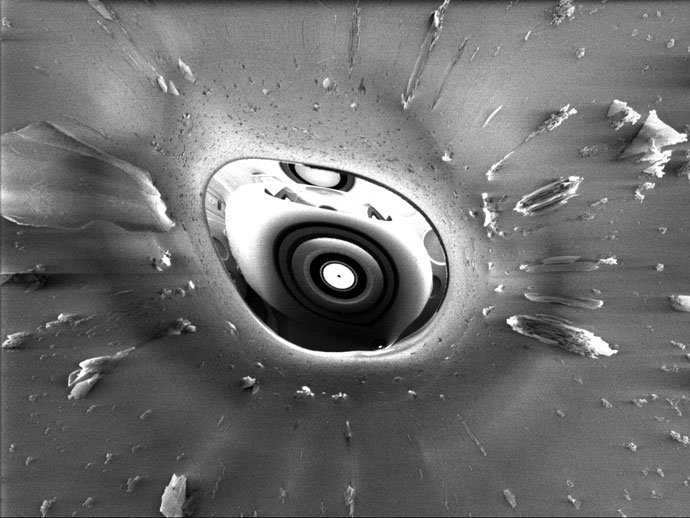
%> input picture test.jpg, 690 x 518 px
$ octave testscript.m   (GNU Octave 9; MATLAB toolbox functions it lacks are replaced by stand-ins)
%> lines starting %> are read from the running program, lines starting %| are printed output that depends on the picture
### FastCentroid.m
function [Cx,Cy]=FastCentroid(X,blocksize)
%Calculate the centroids for each pixel in an image, scaling as
%O(blocksize*length(X)).
[rows,cols]=size(X);
    if mod(blocksize,2)~=0 && rows == cols
        Cx=zeros(rows,cols);
        Cy=Cx;
        pad_size=floor((blocksize-1)/2);
        Xpadded=padarray(X,[pad_size pad_size]);
        x=linspace(-blocksize/2,blocksize/2,blocksize);

        for i=1:cols;
            Cx(1:rows,i)=Xpadded((pad_size+1):(rows+pad_size),i:(i+blocksize-1))*x';
            Cy(i,1:rows)=x*Xpadded(i:(i+blocksize-1),(pad_size+1):(rows+pad_size));
        end
        %Normalize and set areas without a centroid to zero to avoid NaN's.
        N=sqrt(Cx.^2+Cy.^2);
        zero=(N==0);
        nonzero=not(zero);
        Cx(nonzero)=Cx(nonzero)./N(nonzero);
        Cy(nonzero)=Cy(nonzero)./N(nonzero);
        Cx(zero)=1;
        Cy(zero)=0;

    else
        disp('Block size is not odd or X is not square!')
        Cx=[];
        Cy=[];
    end
end

### circularmask.m
function mask=circularmask(masksize)
%Returns a circular mask with edge <size>
    R=(masksize(1)-1)/2;
    [i,j] = meshgrid(1:masksize(1));
    mask = sqrt((i-R-1).^2+(j-R-1).^2)<R;
end

### testscript.m
%PARAMETERS
imgname='test.jpg';
ref_i=120;
ref_j=227;
%ref_i=274;
%ref_j=323;
blocksize=31;
subplots=0;
treshold=0;

close all
img=imread(imgname);
%> img is the input picture: size 518x690x3 uint8; min 0, max 255, mean 111.5
img=rgb2gray(img);
%> img: size 518x690 uint8
img=single(img);
%> img: size 518x690 single
img=img/max(max(img));
[rows,cols]=size(img);
%> rows = 518; cols = 690
newsize=min(rows,cols);
%> newsize = 518
newsize=newsize-1*(mod(newsize+1,2));
%> newsize = 517
img=img(1:newsize,1:newsize);
%> img: size 517x517 single
padding=(blocksize-1)/2;
ref=img((ref_i-padding):(ref_i+padding),(ref_j-padding):(ref_j+padding));
mask=circularmask(blocksize);
disp('Calculating centroids...')
tic
[Cx,Cy]=FastCentroid(img,blocksize);
%> in FastCentroid, `Xpadded=padarray(X,[pad_size pad_size]);`:
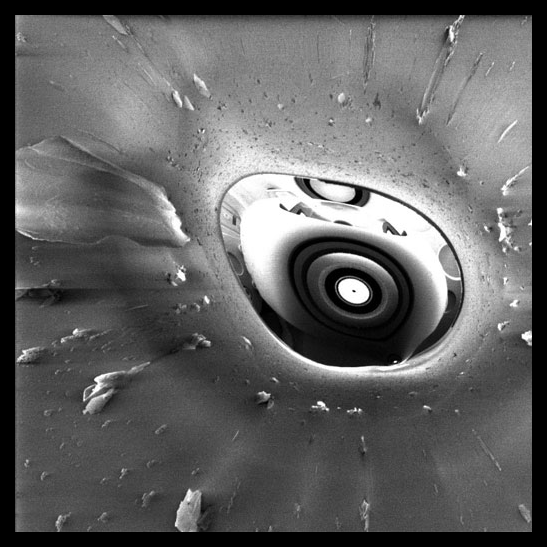
%> Xpadded: size 547x547 single; min 0, max 1, mean 0.387
%> after the loop in FastCentroid, `for i=1:cols;`:
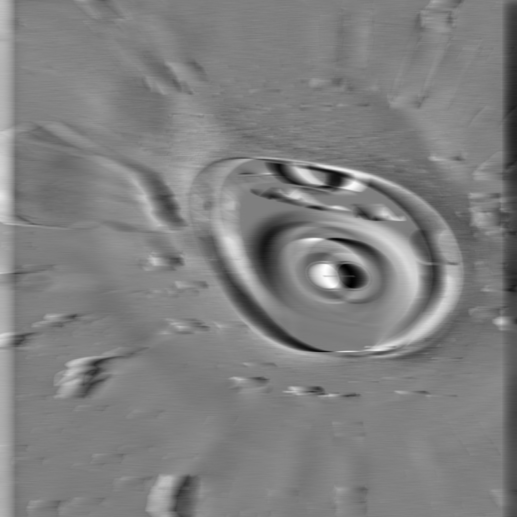
%> Cx: size 517x517 double; min -119.2, max 118.8, mean 0.2; drawn with min black and max white
%> after the loop in FastCentroid, `for i=1:cols;`:
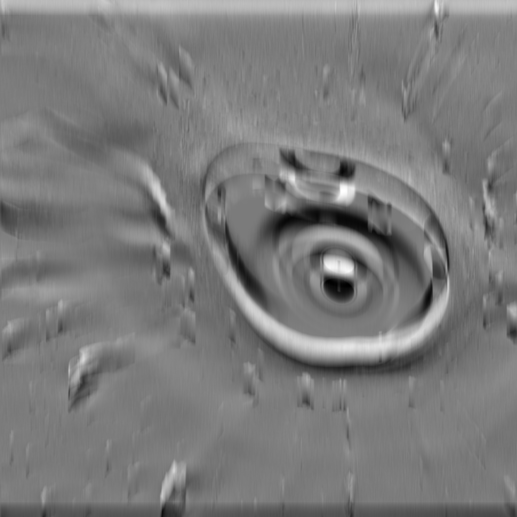
%> Cy: size 517x517 double; min -112.1, max 118.8, mean -0.2; drawn with min black and max white
%> in FastCentroid, `N=sqrt(Cx.^2+Cy.^2);`:
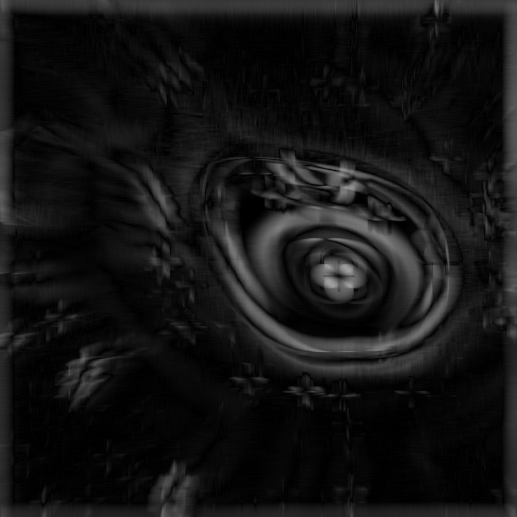
%> N: size 517x517 double; min 1.21e-05, max 162.3, mean 20.3
%> in FastCentroid, `zero=(N==0);`: zero: size 517x517 logical; every value is 0
%> in FastCentroid, `nonzero=not(zero);`: nonzero: size 517x517 logical; every value is 1
%> in FastCentroid, `Cx(nonzero)=Cx(nonzero)./N(nonzero);`:
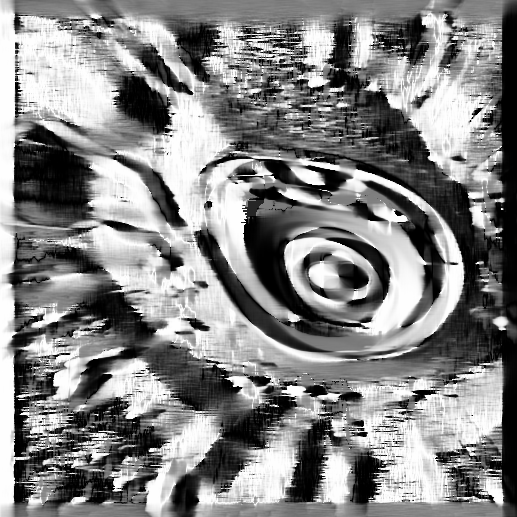
%> Cx: size 517x517 double; min -1, max 1, mean 0.0432; drawn with min black and max white
%> in FastCentroid, `Cy(nonzero)=Cy(nonzero)./N(nonzero);`:
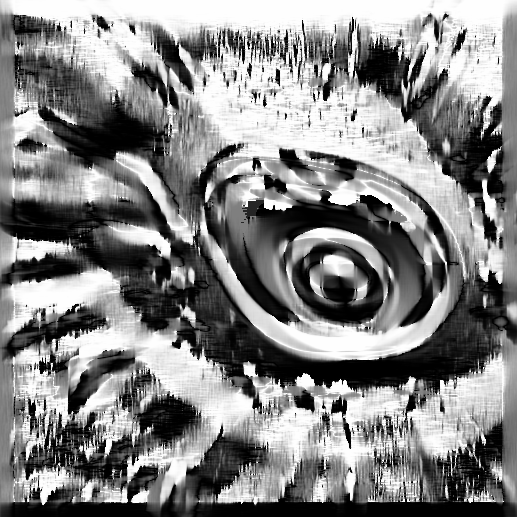
%> Cy: size 517x517 double; min -1, max 1, mean 0.0402; drawn with min black and max white
disp(strcat(['Centroids calculated in: ' num2str(toc) ' seconds.']))
Cx=single(Cx);
%> Cx: size 517x517 single
Cy=single(Cy);
%> Cy: size 517x517 single

if(subplots==1)
    subplot(1,2,1)
else
    figure
end
imagesc(img)
colormap('gray')
axis image
title('Search window and reference')
rectangle('Position',[ref_j-padding ref_i-padding blocksize blocksize],'edgecolor','r')
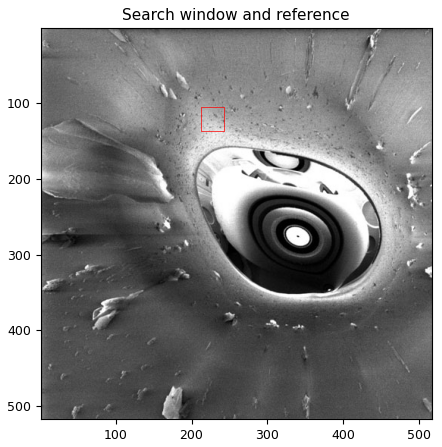
%> figure redrawn from the program's plot data

%figure
%imagesc(ref)
%axis image
%colormap('gray')

disp('Executing kernel...')
%> (the run ends here)

$ run again, with lhc.jpg copied over test.jpg
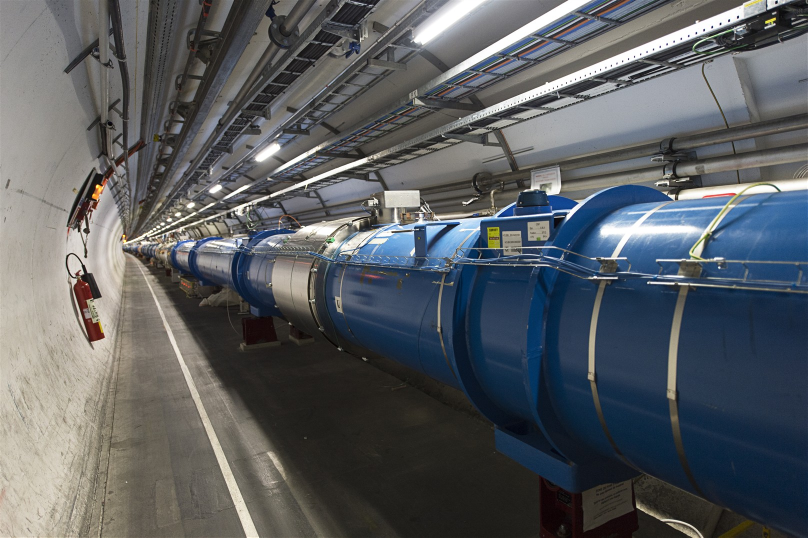
%> input picture lhc.jpg, 1615 x 1075 px (shown at 1/2 size)
%> img is the input picture: size 1075x1615x3 uint8; mean R, G, B 89.7, 93.3, 96.9
%> after the loop in FastCentroid, `for i=1:cols;`:
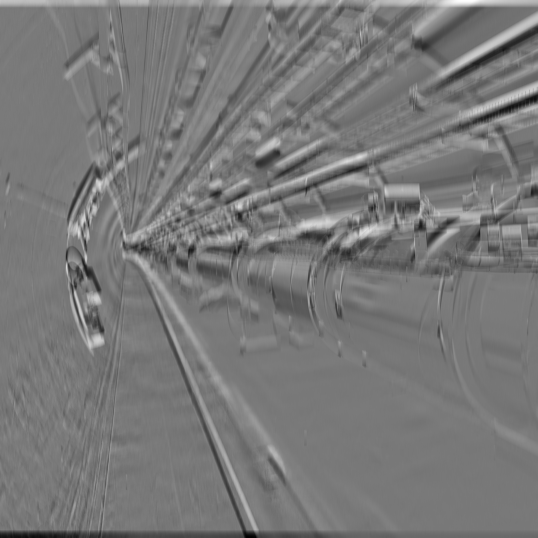
%> Cy: size 1075x1075 double (shown at 1/2 size); min -111.8, max 124, mean -0.1; drawn with min black and max white
%> zero: size 1075x1075 logical; every value is 0
%> nonzero: size 1075x1075 logical; every value is 1
%> `rectangle('Position',[ref_j-padding ref_i-padding blocksize blocksize]..`:
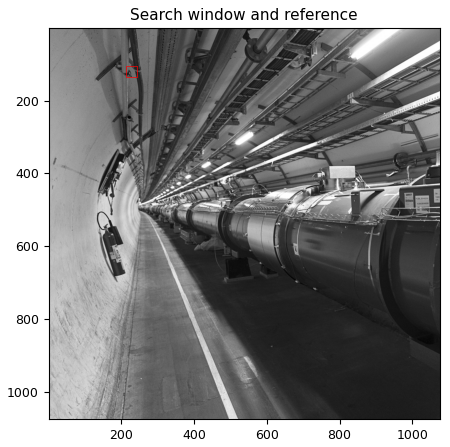
%> figure redrawn from the program's plot data

$ run again, with wires.jpg copied over test.jpg
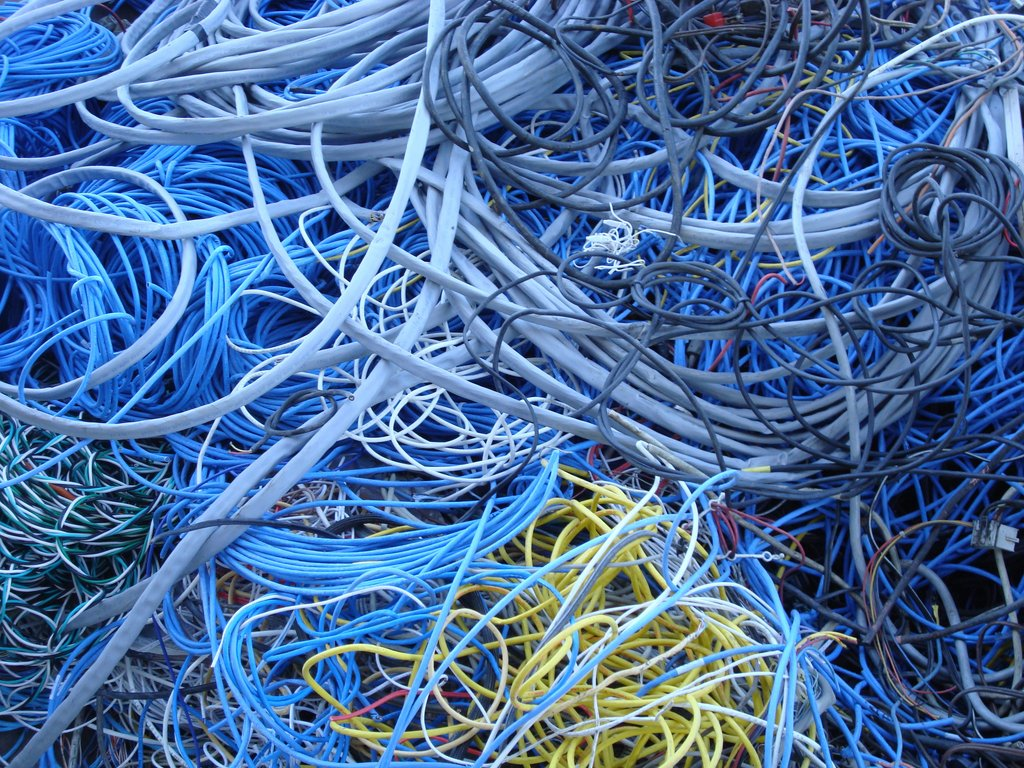
%> input picture wires.jpg, 1024 x 768 px
%> img is the input picture: size 768x1024x3 uint8; mean R, G, B 74.5, 110.1, 157
%> after the loop in FastCentroid, `for i=1:cols;`:
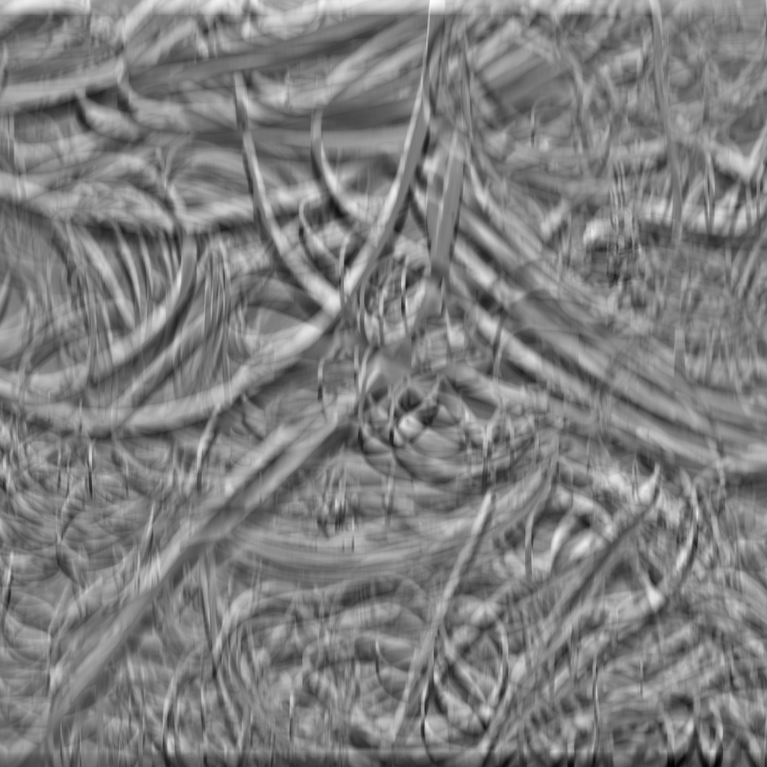
%> Cy: size 767x767 double; min -109.3, max 110.2, mean 0; drawn with min black and max white
%> zero: size 767x767 logical; every value is 0
%> nonzero: size 767x767 logical; every value is 1
%> `rectangle('Position',[ref_j-padding ref_i-padding blocksize blocksize]..`:
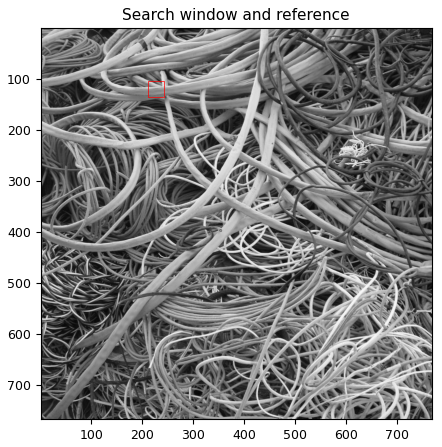
%> figure redrawn from the program's plot data
